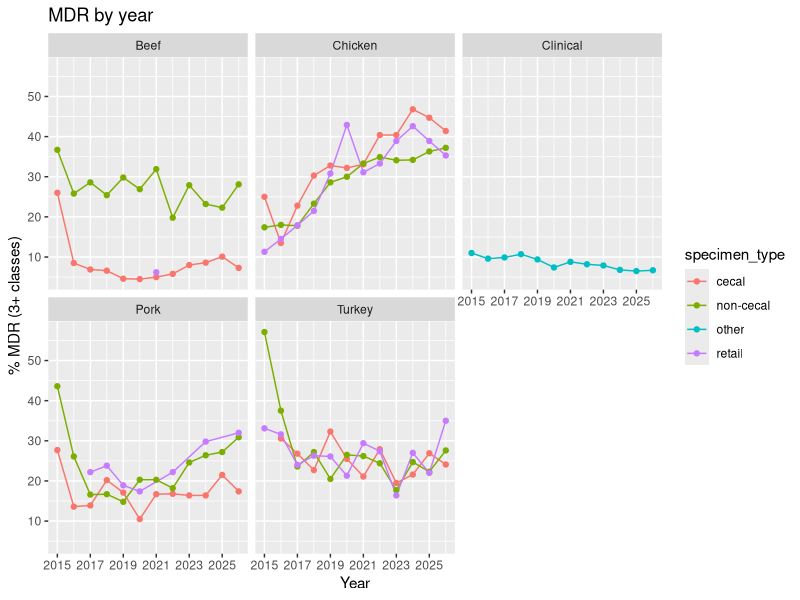
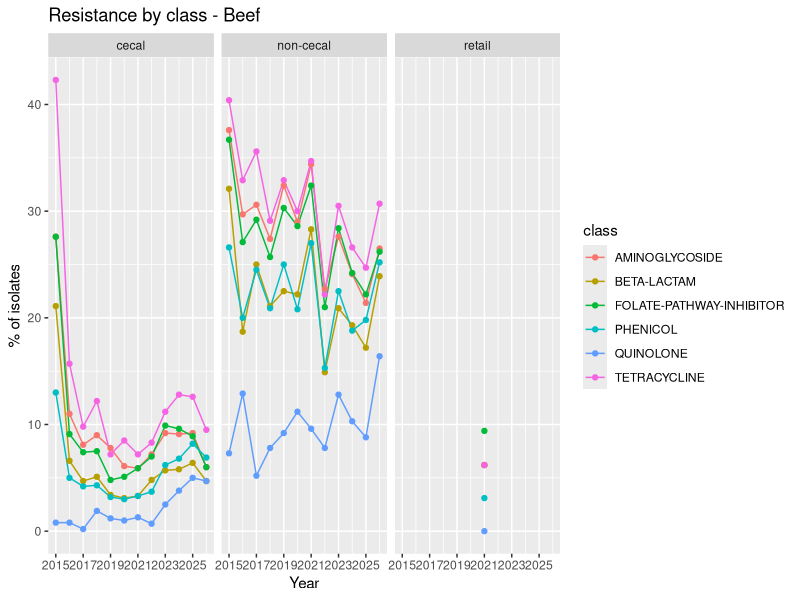
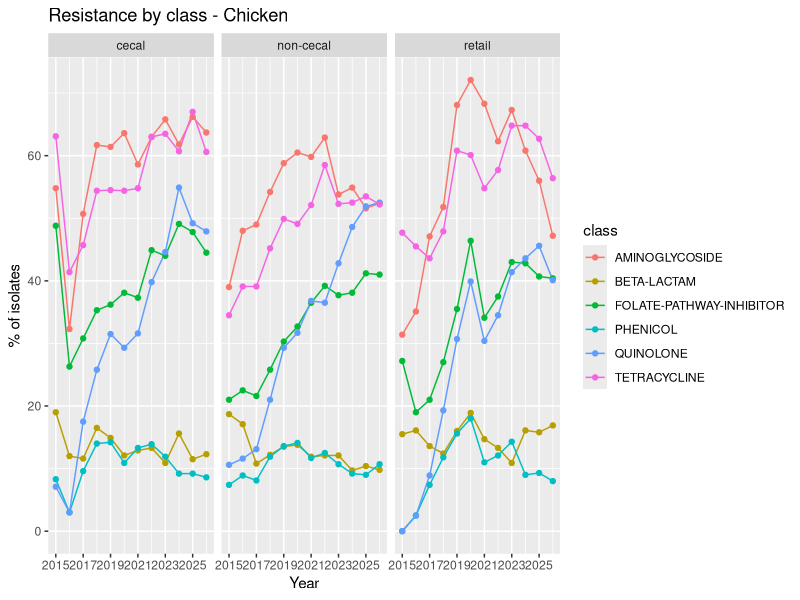
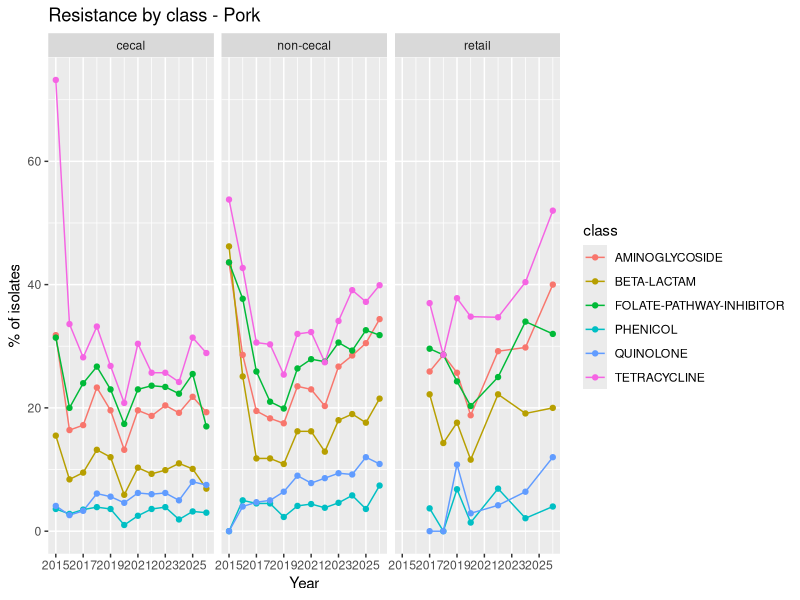
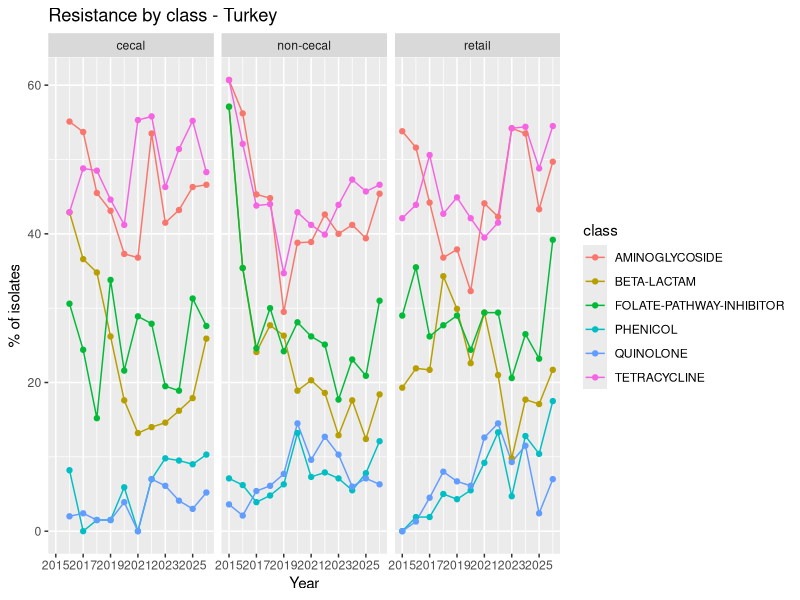
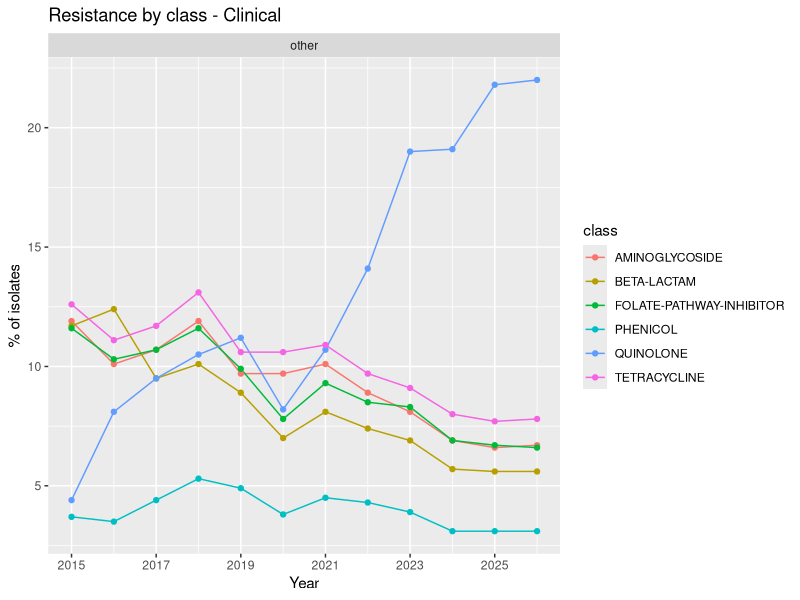
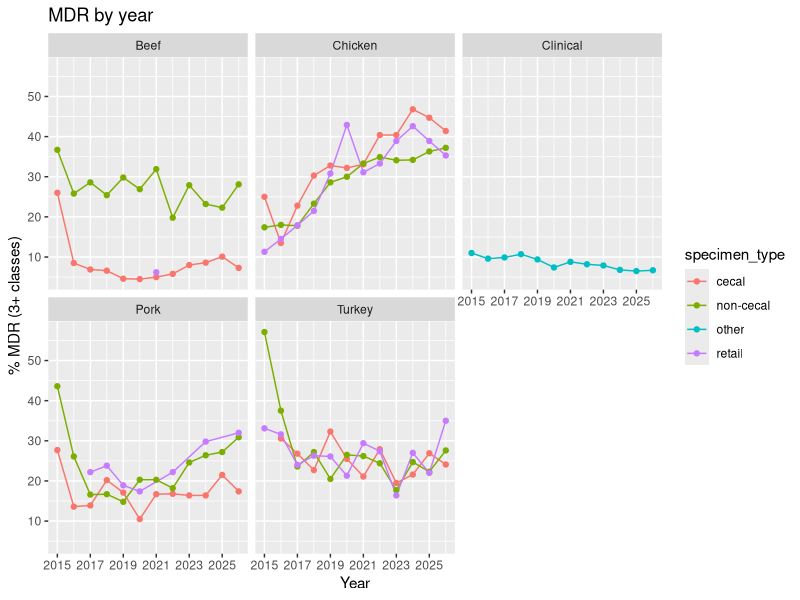

Write R code to recreate these figures, in order.
## 04_2_table4_plots.R
## Plots of the Table 4 files (extension of 04_table4.R)

library(readr)
library(dplyr)
library(tidyr)
library(ggplot2)

setwd("~/USDA/Rule Mining Work")


# Read the 5 Table 4 files and put them together
beef <- read_csv("Output/table4_Beef.csv")
chicken <- read_csv("Output/table4_Chicken.csv")
pork <- read_csv("Output/table4_Pork.csv")
turkey <- read_csv("Output/table4_Turkey.csv")
clinical <- read_csv("Output/table4_Clinical.csv")

table4 <- bind_rows(beef, chicken, pork, turkey, clinical)

# Remove the Mean and SD rows, then turn Year back into a number
table4 <- table4 %>% filter(Year != "Mean" & Year != "SD")
table4$Year <- as.numeric(table4$Year)

# One row per class, so ggplot can draw one line per class
# (macrolide and colistin left out, they're near 0% everywhere)
long <- table4 %>%
  select(specimen_type, sample_type, Year, AMINOGLYCOSIDE, `BETA-LACTAM`,
         `FOLATE-PATHWAY-INHIBITOR`, PHENICOL, QUINOLONE, TETRACYCLINE) %>%
  pivot_longer(cols = AMINOGLYCOSIDE:TETRACYCLINE, names_to = "class", values_to = "percent")

head(long)


# Resistance by class: one plot per sample type, one panel per specimen type
for (st in c("Beef", "Chicken", "Pork", "Turkey", "Clinical")) {
  st_data <- long %>% filter(sample_type == st)
  
  p <- ggplot(st_data, aes(x = Year, y = percent, color = class)) +
    geom_line() +
    geom_point() +
    facet_wrap(~ specimen_type) +
    scale_x_continuous(breaks = seq(2015, 2026, 2)) +   # whole years on the x-axis
    labs(y = "% of isolates", title = paste("Resistance by class -", st))
  
  ggsave(paste0("Output/table4_plot_", st, ".png"), p, width = 10, height = 4)
}


# MDR by year, all specimen types on one plot
ggplot(table4, aes(x = Year, y = MDR, color = specimen_type)) +
  geom_line() +
  geom_point() +
  facet_wrap(~ sample_type) +
  scale_x_continuous(breaks = seq(2015, 2026, 2)) +
  labs(y = "% MDR (3+ classes)", title = "MDR by year")

ggsave("Output/mdr_by_year.png", width = 10, height = 6)
